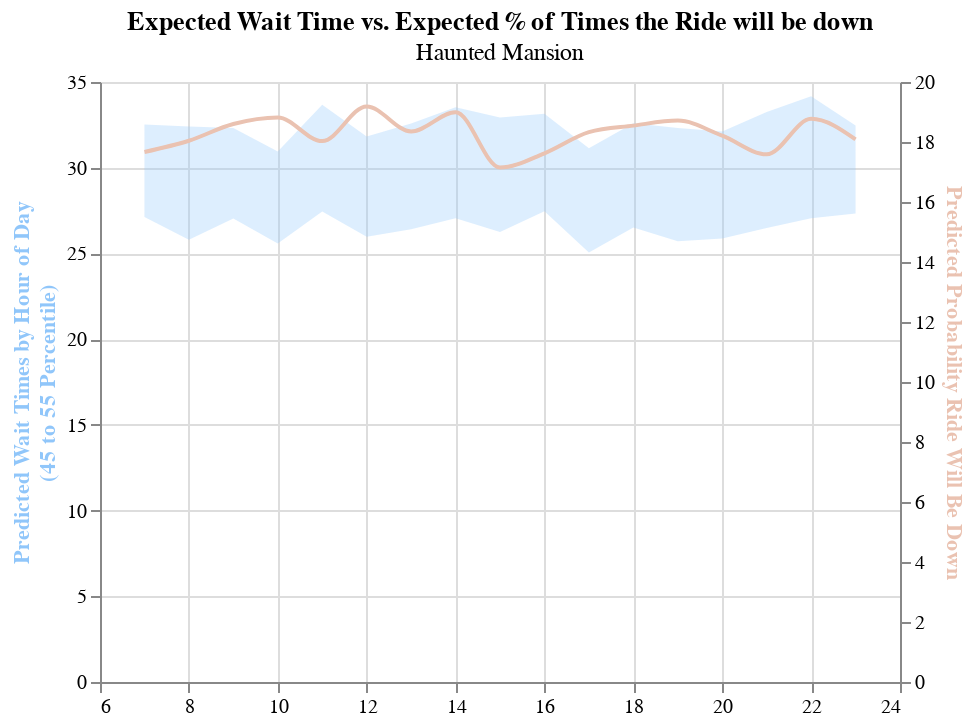

Write notebook code for a chart like this one.
### Markdown cell above
### Haunted Mansion

Haunted mansion wait times and probability of being down drop around 3PM. This is a great time to hop on quickly!

### Code cell
haunted_mansion = rideResults[4].visualize_wait_times(.45, .55)
save(haunted_mansion, "../reports/figures/HauntedMansionWaitTimes.html")
haunted_mansion

### Figure 1 — Vega-Lite specification as saved in the notebook (floating-point values rounded to 4 significant figures)
{"config": {"view": {"continuousWidth": 400, "continuousHeight": 300}}, "layer": [{"mark": {"type": "area", "color": "#90C6FA", "opacity": 0.3}, "encoding": {"x": {"axis": {"title": null}, "field": "HOUROFDAY", "type": "quantitative"}, "y": {"axis": {"title": ["Predicted Wait Times by Hour of Day", "(45 to 55 Percentile)"], "titleColor": "#90C6FA"}, "field": "LOWER_QUANTILE", "type": "quantitative"}, "y2": {"field": "UPPER_QUANTILE"}}}, {"mark": {"type": "line", "interpolate": "monotone", "stroke": "#EAC2B1"}, "encoding": {"x": {"axis": {"title": null}, "field": "HOUROFDAY", "type": "quantitative"}, "y": {"axis": {"title": "Predicted Probability Ride Will Be Down", "titleColor": "#EAC2B1"}, "field": "PREDICTED PROB DOWN", "type": "quantitative"}}}], "data": {"name": "data-74265e461b6dcecc2e9c373e6afdabf2"}, "resolve": {"scale": {"y": "independent"}}, "title": {"text": ["Expected Wait Time vs. Expected % of Times the Ride will be down"], "subtitle": ["Haunted Mansion"]}, "$schema": "https://vega.github.io/schema/vega-lite/v4.17.0.json", "datasets": {"data-74265e461b6dcecc2e9c373e6afdabf2": [{"HOUROFDAY": 7, "LOWER_QUANTILE": 27.12, "UPPER_QUANTILE": 32.52, "PREDICTED PROB DOWN": 17.67}, {"HOUROFDAY": 8, "LOWER_QUANTILE": 25.8, "UPPER_QUANTILE": 32.4, "PREDICTED PROB DOWN": 18.04}, {"HOUROFDAY": 9, "LOWER_QUANTILE": 27.04, "UPPER_QUANTILE": 32.31, "PREDICTED PROB DOWN": 18.6}, {"HOUROFDAY": 10, "LOWER_QUANTILE": 25.58, "UPPER_QUANTILE": 30.95, "PREDICTED PROB DOWN": 18.81}, {"HOUROFDAY": 11, "LOWER_QUANTILE": 27.45, "UPPER_QUANTILE": 33.67, "PREDICTED PROB DOWN": 18.03}, {"HOUROFDAY": 12, "LOWER_QUANTILE": 25.97, "UPPER_QUANTILE": 31.82, "PREDICTED PROB DOWN": 19.18}, {"HOUROFDAY": 13, "LOWER_QUANTILE": 26.41, "UPPER_QUANTILE": 32.58, "PREDICTED PROB DOWN": 18.35}, {"HOUROFDAY": 14, "LOWER_QUANTILE": 27.05, "UPPER_QUANTILE": 33.53, "PREDICTED PROB DOWN": 18.99}, {"HOUROFDAY": 15, "LOWER_QUANTILE": 26.24, "UPPER_QUANTILE": 32.92, "PREDICTED PROB DOWN": 17.15}, {"HOUROFDAY": 16, "LOWER_QUANTILE": 27.45, "UPPER_QUANTILE": 33.14, "PREDICTED PROB DOWN": 17.62}, {"HOUROFDAY": 17, "LOWER_QUANTILE": 25.05, "UPPER_QUANTILE": 31.14, "PREDICTED PROB DOWN": 18.33}, {"HOUROFDAY": 18, "LOWER_QUANTILE": 26.52, "UPPER_QUANTILE": 32.6, "PREDICTED PROB DOWN": 18.55}, {"HOUROFDAY": 19, "LOWER_QUANTILE": 25.71, "UPPER_QUANTILE": 32.31, "PREDICTED PROB DOWN": 18.71}, {"HOUROFDAY": 20, "LOWER_QUANTILE": 25.87, "UPPER_QUANTILE": 32.12, "PREDICTED PROB DOWN": 18.21}, {"HOUROFDAY": 21, "LOWER_QUANTILE": 26.48, "UPPER_QUANTILE": 33.25, "PREDICTED PROB DOWN": 17.59}, {"HOUROFDAY": 22, "LOWER_QUANTILE": 27.06, "UPPER_QUANTILE": 34.17, "PREDICTED PROB DOWN": 18.77}, {"HOUROFDAY": 23, "LOWER_QUANTILE": 27.32, "UPPER_QUANTILE": 32.46, "PREDICTED PROB DOWN": 18.08}]}}
